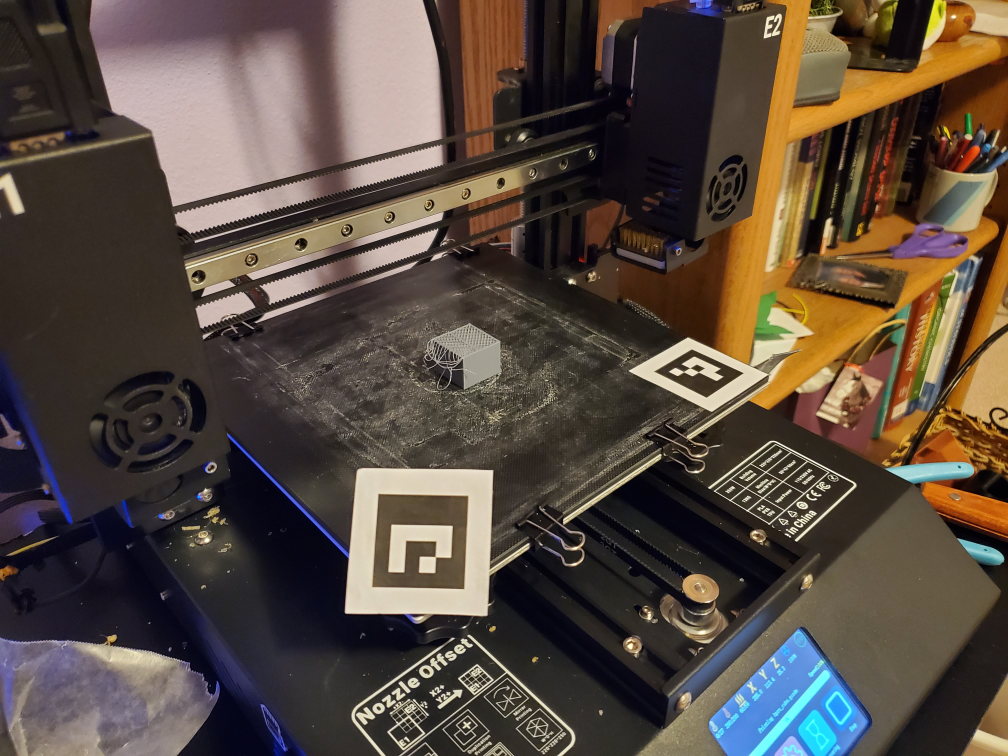
#> input picture print_failure_detection_images/20221110_175022.jpg, 4032 x 3024 px (shown at 1/4 size); its folder holds only this picture in this run
$ python mainMichael.py
#> lines starting #> are read from the running program, lines starting #| are printed output that depends on the picture
### imageImporter.py
# Authors: Michael Shoenberger, Scott Crowner
# File focused on importing images from a folder

import cv2
import glob
import numpy as np
import os

IMAGE_DIRECTORY = 'print_failure_detection_images' #File path for the images we will use from current file

# Function to bring in file and ensure that error checking is done for improper file paths, etc
# INPUTS: nothing
# OUTPUTS: list of image file names including relative location
def importImageNames():

    #First, ensure that the directory exits or else we we cannot use the images located there
    assert (os.path.exists(IMAGE_DIRECTORY))

    #Now get the image file names in a list, and ensure we have more than 0 images
    image_file_names = glob.glob(os.path.join(IMAGE_DIRECTORY, "*.jpg"))
    assert (len(image_file_names) > -0)

    #Return the list of file names
    return image_file_names


# Function to conduct the size thresholding of 25% onto the images. Prevents too large of images
# INPUTS: image name index
# OUTPUTS: image
def generateBaseImages(image_name):

    #Read in the current image that we want to analyze
    bgr_img = cv2.imread(image_name)
#> bgr_img is the input picture: shape (3024, 4032, 3); mean B, G, R 64.5, 74.3, 87

    #Conduct scaling upon the image to make it smaller
    scale_percent = 25 #25% of OG size
    bgr_img = cv2.resize(bgr_img, (int(bgr_img.shape[1] * scale_percent / 100), int(bgr_img.shape[0] * scale_percent / 100)),
               interpolation=cv2.INTER_AREA)
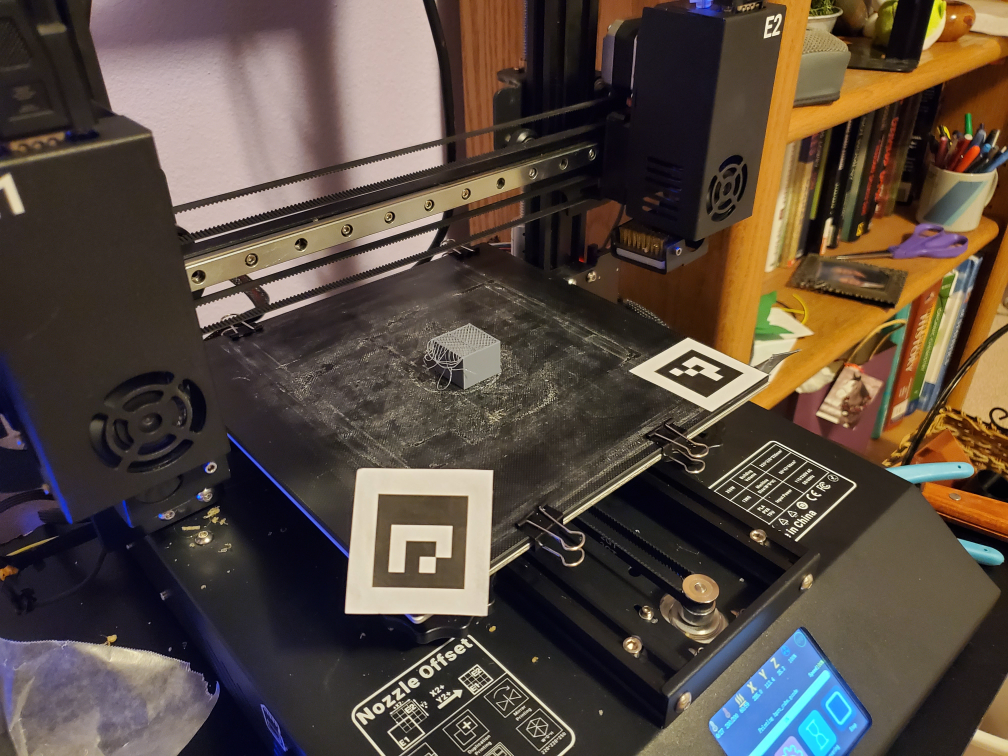
#> bgr_img: shape (756, 1008, 3); mean B, G, R 64.5, 74.3, 87

    #Return all 3 generated images as we may need to process them
    return bgr_img

### mainMichael.py
#Authors: Michael Shoenberger, Scott Crowner
#Final Project: Print Error Detector

#########################################################################################
#Import the required libraries and other functionality desired

import cv2
import numpy as np
import math

#IMPORT THE FUNCTIONS FROM FILES, USED TO PREVENT GITHUB COLLABORATION ISSUES AND TO PROMOTE SMALL BLOCKS OF FUNCTIONALITY FOR DEBUGGING/EXPANSION
from printSTL import printSTL
from colorIsolation import colorIsolate
from aruco import arucoSetup
from edgeDetection import edgeDetection
from imageImporter import importImageNames, generateBaseImages
from generateMask import generateMaskedImage


#########################################################################################
#GLOBAL VARIABLES, USED TO HAVE A LOCATION TO EASILY MODIFY
# Hard coded a cube model, used to represent an input file with faces defined and a normal vector for each face
h = .3
cube = np.array([[[0, 0, -1],
                  [0.5, 0.5, 0],
                  [0.5, -0.5, 0],
                  [-0.5, -0.5, 0],
                  [-0.5, 0.5, 0]],
                 [[1, 0, 0],
                  [0.5, 0.5, 0],
                  [0.5, -0.5, 0],
                  [0.5, -0.5, h],
                  [0.5, 0.5, h]],
                 [[0, 1, 0],
                  [0.5, 0.5, 0],
                  [-0.5, 0.5, 0],
                  [-0.5, 0.5, h],
                  [0.5, 0.5, h]],
                 [[-1, 0, 0],
                  [-0.5, 0.5, 0],
                  [-0.5, -0.5, 0],
                  [-0.5, -0.5, h],
                  [-0.5, 0.5, h]],
                 [[0, -1, 0],
                  [0.5, -0.5, 0],
                  [-0.5, -0.5, 0],
                  [-0.5, -0.5, h],
                  [0.5, -0.5, h]],
                 [[0, 0, 1],
                  [0.5, 0.5, h],
                  [0.5, -0.5, h],
                  [-0.5, -0.5, h],
                  [-0.5, 0.5, h]]])


#MAIN METHOD

#Main method to conduct the process
def main():

    #Get the image names for a folder as specific in the importImageNames function
    imageNameList = importImageNames()

    #Get the normal image, the gray image, threshold image, and generate a HSV image
#> (the run stopped early here; a loop or call above may not have finished)

$ run again, on print_failure_detection_images/20221110_175826.jpg
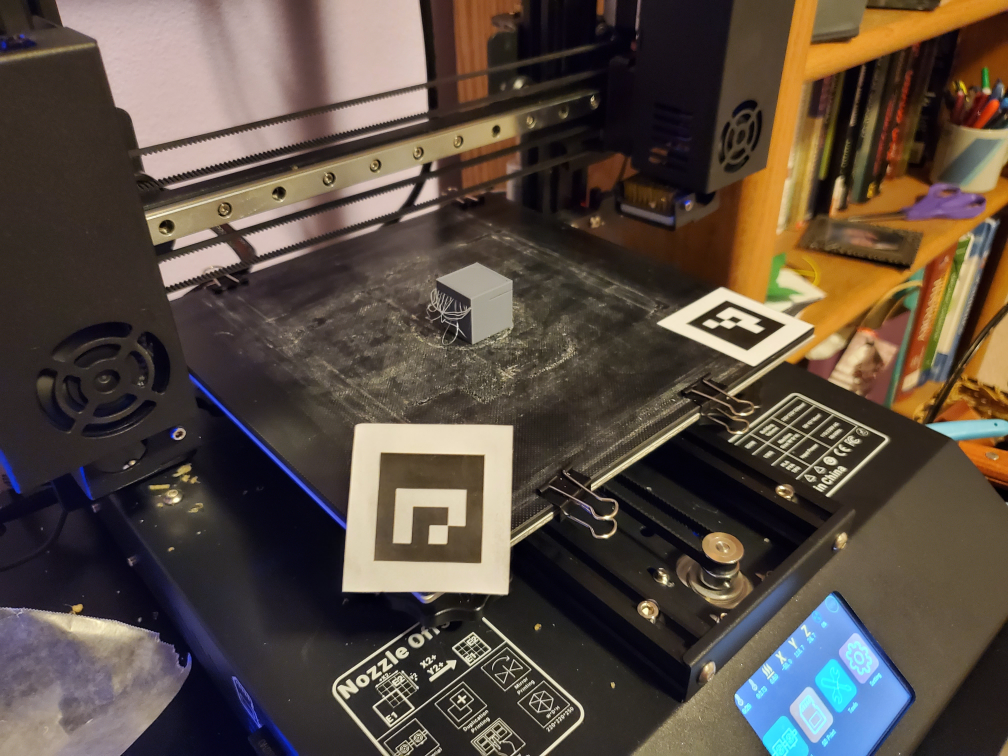
#> input picture print_failure_detection_images/20221110_175826.jpg, 4032 x 3024 px (shown at 1/4 size)
#> in generateBaseImages, bgr_img is the input picture: shape (3024, 4032, 3); mean B, G, R 66.2, 75.9, 88.1
#> in generateBaseImages, `bgr_img = cv2.resize(bgr_img, (int(bgr_img.shape[1] * scale_percent / ..`:
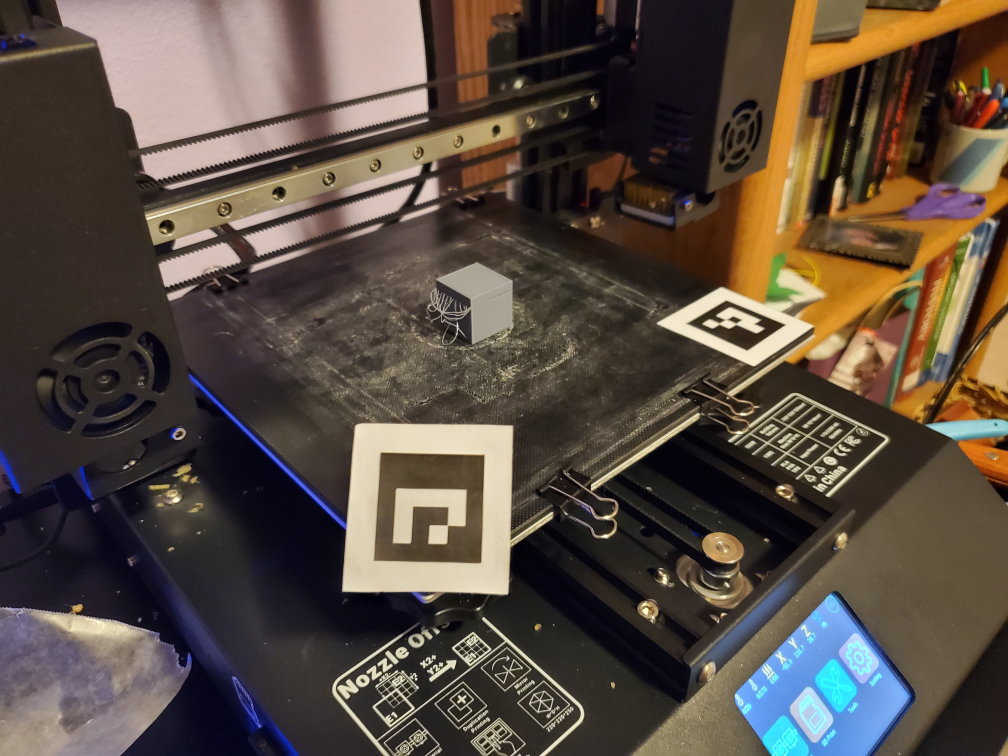
#> bgr_img: shape (756, 1008, 3); mean B, G, R 66.2, 75.9, 88.1

$ run again, on print_failure_detection_images/20221110_175823.jpg
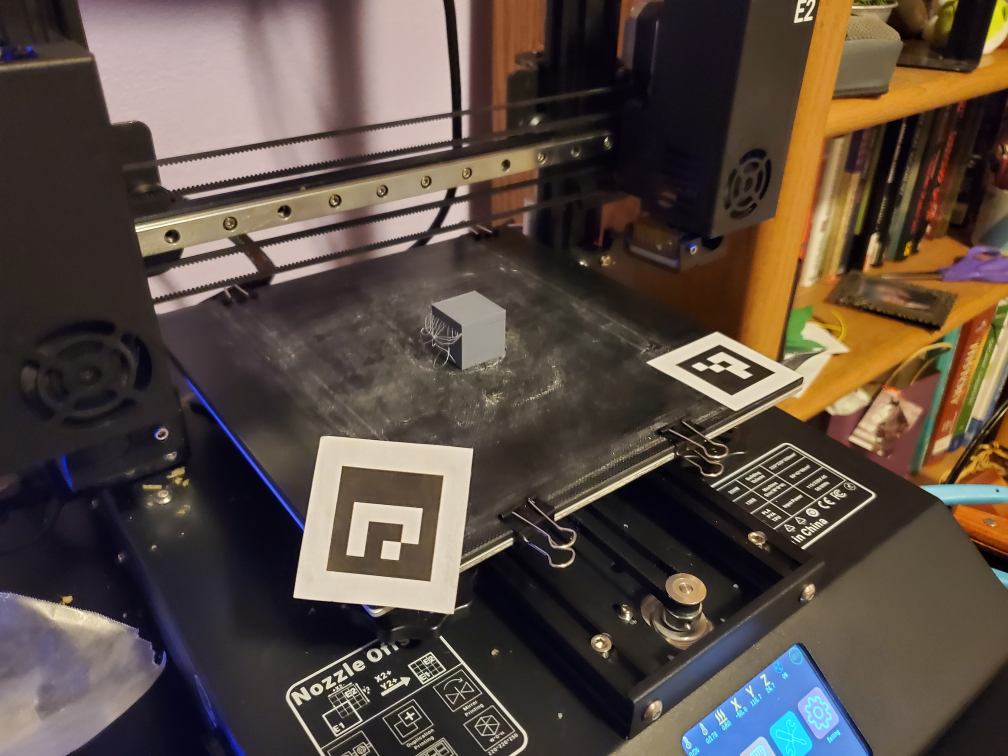
#> input picture print_failure_detection_images/20221110_175823.jpg, 4032 x 3024 px (shown at 1/4 size)
#> in generateBaseImages, bgr_img is the input picture: shape (3024, 4032, 3); mean B, G, R 66.7, 75.2, 88.3
#> in generateBaseImages, `bgr_img = cv2.resize(bgr_img, (int(bgr_img.shape[1] * scale_percent / ..`:
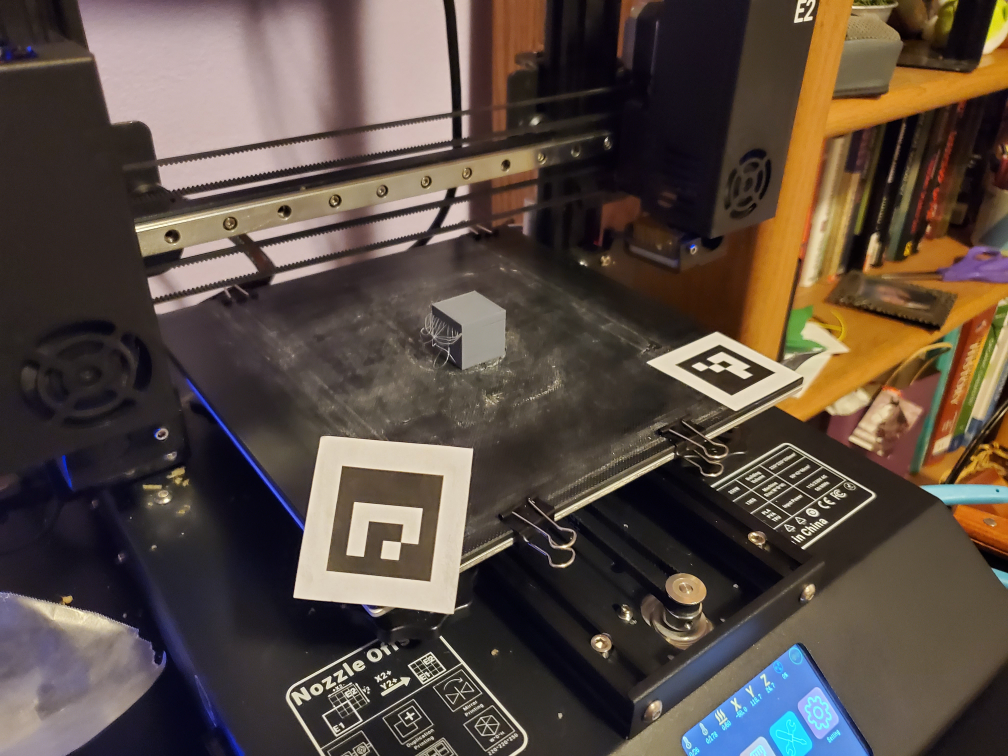
#> bgr_img: shape (756, 1008, 3); mean B, G, R 66.7, 75.2, 88.3
